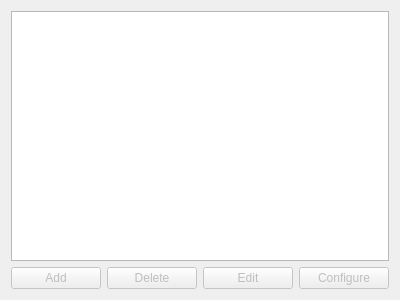
<?xml version="1.0" encoding="UTF-8"?>
<ui version="4.0">
 <class>cOptionsPlugins</class>
 <widget class="QWidget" name="cOptionsPlugins">
  <property name="geometry">
   <rect>
    <x>0</x>
    <y>0</y>
    <width>400</width>
    <height>300</height>
   </rect>
  </property>
  <property name="windowTitle">
   <string>Form</string>
  </property>
  <layout class="QGridLayout" name="gridLayout">
   <item row="0" column="0">
    <layout class="QVBoxLayout" name="verticalLayout">
     <item>
      <widget class="QTreeView" name="m_lpPluginsList">
       <property name="editTriggers">
        <set>QAbstractItemView::NoEditTriggers</set>
       </property>
      </widget>
     </item>
     <item>
      <layout class="QHBoxLayout" name="horizontalLayout">
       <item>
        <widget class="QPushButton" name="m_lpButtonAdd">
         <property name="enabled">
          <bool>false</bool>
         </property>
         <property name="text">
          <string>Add</string>
         </property>
        </widget>
       </item>
       <item>
        <widget class="QPushButton" name="m_lpButtonDelete">
         <property name="enabled">
          <bool>false</bool>
         </property>
         <property name="text">
          <string>Delete</string>
         </property>
        </widget>
       </item>
       <item>
        <widget class="QPushButton" name="m_lpButtonEdit">
         <property name="enabled">
          <bool>false</bool>
         </property>
         <property name="text">
          <string>Edit</string>
         </property>
        </widget>
       </item>
       <item>
        <widget class="QPushButton" name="m_lpButtonConfigure">
         <property name="enabled">
          <bool>false</bool>
         </property>
         <property name="text">
          <string>Configure</string>
         </property>
        </widget>
       </item>
      </layout>
     </item>
    </layout>
   </item>
  </layout>
 </widget>
 <resources/>
 <connections/>
</ui>
